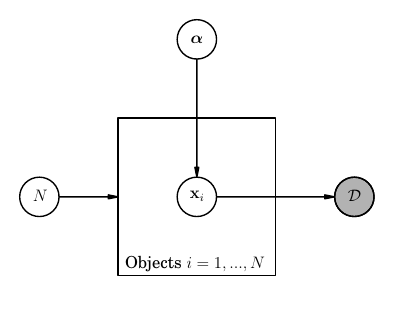

Recreate this plot in Python.
"""
PGM for the general problem using daft (http://daft-pgm.org/)
"""

import matplotlib
from matplotlib import rc
rc("font", family="serif", size=12)
rc("text", usetex=True)
matplotlib.rcParams['text.latex.preamble']=[r"\usepackage{amsmath}"]

import daft

pgm = daft.PGM([5., 4.], origin=[-2.5, -1.5])

# Create the nodes
pgm.add_node(daft.Node('alpha', r'$\boldsymbol{\alpha}$', 0., 2.))
pgm.add_node(daft.Node('x', r'$\mathbf{x}_i$', 0., 0.))
pgm.add_node(daft.Node('data', r'$\mathcal{D}$', 2., 0., observed=True))
pgm.add_node(daft.Node('N', r'$N$', -2., 0.))
pgm.add_node(daft.Node('hidden', r'', -1., 0., scale=0, plot_params={'alpha':0}))

# Add the edges
pgm.add_edge('alpha', 'x')
pgm.add_edge('x', 'data')
pgm.add_edge('N', 'hidden')

# Add the plates
pgm.add_plate(daft.Plate([-1., -1., 2., 2.], label=r'Objects $i=1, ..., N$'))

pgm.render()
pgm.figure.savefig("pgm.eps")
pgm.figure.savefig("pgm.pdf")


